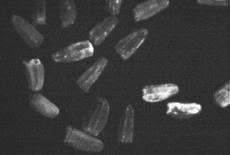
%> input picture TD_III_Pre_traitements_globaux/image9.bmp, 230 x 155 px
$ octave SeuillageAutomatiqueHistogramme.m   (GNU Octave 9; MATLAB toolbox functions it lacks are replaced by stand-ins)
%> lines starting %> are read from the running program, lines starting %| are printed output that depends on the picture
clear all; close all;

% Chargement et afficage de l'image
I = imread('image9.bmp');
%> I is the input picture: size 155x230 uint8; min 40, max 255, mean 58.7
figure(1), subplot(2,1,1), imshow(I);

% Histogramme
[h,j]=imhist(I);
%> h = 256 values, max 3588 at index 49, min 0 at index 1, mean 139.3; j = 256 values from 0 to 255
figure(1), subplot(2,1,2), stem(j,h);
%> after `stem(j,h)`:
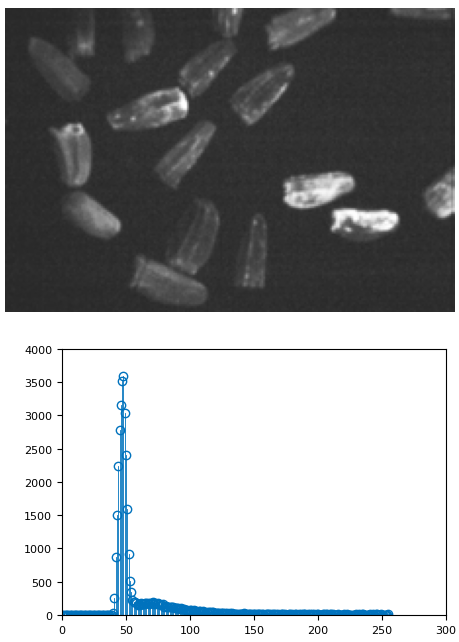
%> figure redrawn from the program's plot data, 2 panels

% Valeurs initiales approximatives des paramètres de la double gaussienne
sigma0 = 10; m0 = 50; A0 = 2000;
sigma1 = 10; m1 = 100; A1 = 100;
X0 = [sigma0, m0, A0, sigma1, m1, A1];

% Optimisation selon les moindres carrés avec l'agorithme de Levenberg-Marquardt
options.Algorithm = 'levenberg-marquardt';
X = lsqnonlin(@(X) ErrFun(X,h), X0, [],[], options);
% [18 lines not run here, left out]
function [ err ] = ErrFun( X , h )
%> called with X = [10; 50; 2000; 10; 100; 100]
% Fonction de coût à minimiser
% Input : valeur courante des paramètres du modèle à identifier et vecteur de mesures (ici fonction double gaussienne)
% Ouput : vecteur d'erreur composé des différences entre mesures (histogramme) et modèle (double gaussienne)

sigma0 = X(1); m0 = X(2); A0 = X(3);
sigma1 = X(4); m1 = X(5); A1 = X(6);

i = 1:length(h);
%> i = 256 values from 1 to 256
h_est = A0*exp(-(i-m0).^2/(2*sigma0^2)) + A1*exp(-(i-m1).^2/(2*sigma1^2));

err = h' - h_est;
%> err = 256 values, max 1598 at index 49, min -1451.5 at index 56, mean -66.36
%> the run ends on the next line

end

$ run again, with TD_III_Pre_traitements_globaux/image6.bmp copied over TD_III_Pre_traitements_globaux/image9.bmp
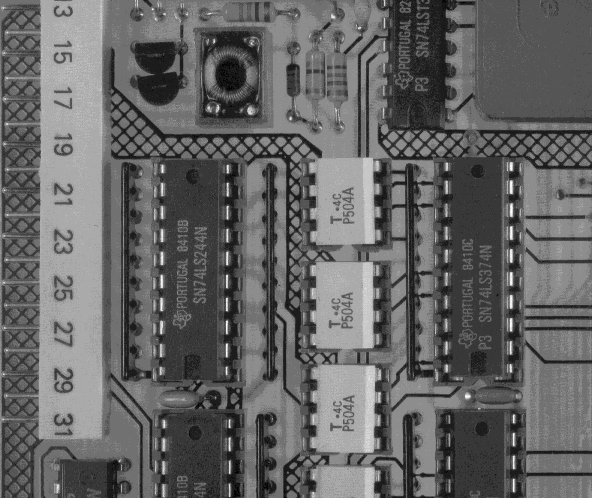
%> input picture TD_III_Pre_traitements_globaux/image6.bmp, 1184 x 996 px (shown at 1/2 size)
%> I is the input picture: size 996x1184 uint8; min 0, max 9, mean 3.56
%> h = 256 values, max 258874 at index 5, min 0 at index 11, mean 4606.5; j = 256 values from 0 to 255
%> `stem(j,h)`:
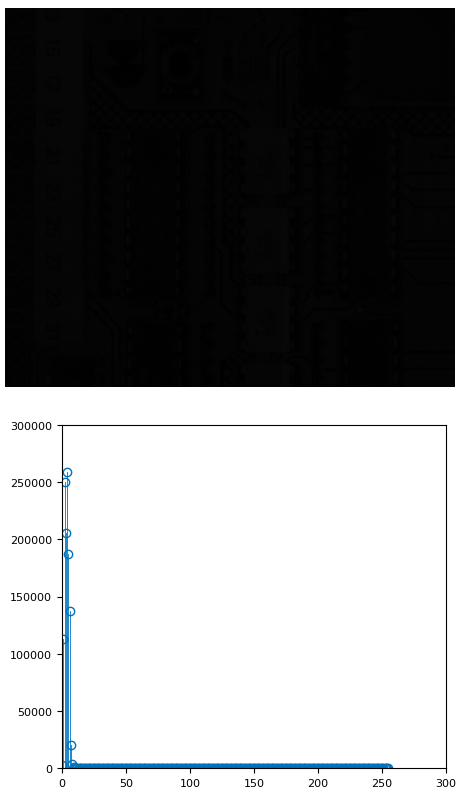
%> figure redrawn from the program's plot data, 2 panels
%> err = 256 values, max 258873.9 at index 5, min -2000 at index 50, mean 4400.9

$ run again, with TD_III_Pre_traitements_globaux/image7.bmp copied over TD_III_Pre_traitements_globaux/image9.bmp
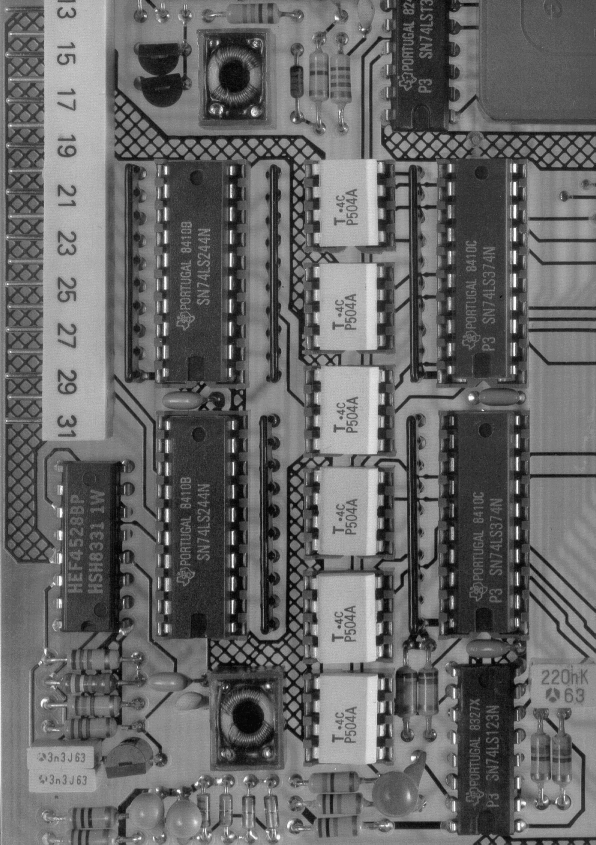
%> input picture TD_III_Pre_traitements_globaux/image7.bmp, 1191 x 1690 px (shown at 1/2 size)
%> I is the input picture: size 1690x1191 uint8; min 0, max 34, mean 13.7
%> h = 256 values, max 200053 at index 18, min 0 at index 36, mean 7862.5; j = 256 values from 0 to 255
%> `stem(j,h)`:
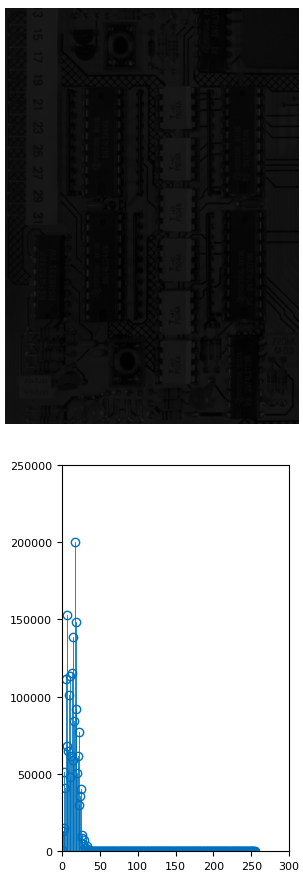
%> figure redrawn from the program's plot data, 2 panels
%> err = 256 values, max 200041 at index 18, min -2000 at index 50, mean 7656.8

$ run again, with TD_III_Pre_traitements_globaux/image8.bmp copied over TD_III_Pre_traitements_globaux/image9.bmp
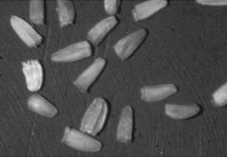
%> input picture TD_III_Pre_traitements_globaux/image8.bmp, 227 x 157 px
%> I is the input picture: size 157x227 uint8; min 11, max 244, mean 78.7
%> h = 256 values, max 1755 at index 63, min 0 at index 1, mean 139.2; j = 256 values from 0 to 255
%> `stem(j,h)`:
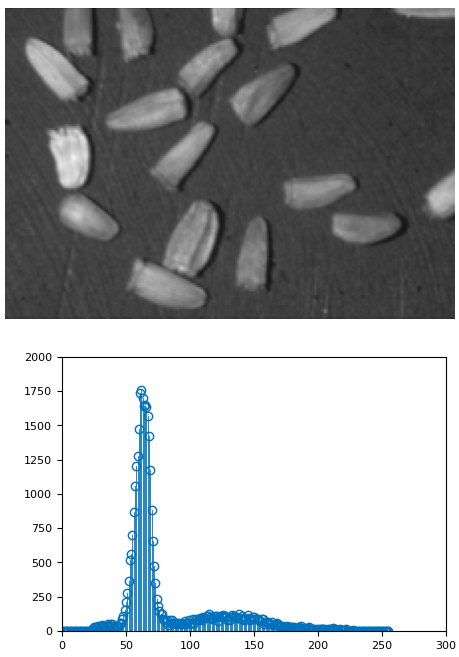
%> figure redrawn from the program's plot data, 2 panels
%> err = 256 values, max 1168.6 at index 68, min -1884 at index 49, mean -66.41
